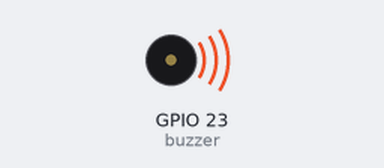
The program below on a simulated Raspberry Pi (BCM pin numbers). Shown: buzzer (waves = sounding, pin HIGH).

Above: at 0.5 s.
Timing chart, 0 to 4.6 s (numbered marks = the images above):
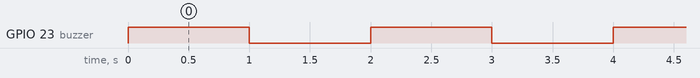

Measured:
- by itself, GPIO 23 (buzzer): alternates HIGH for 1.0 s and LOW for 1.0 s

The program:

Activebuzzer.py
```python
import RPi.GPIO as GPIO
import time

buzzer = 23

GPIO.setmode(GPIO.BCM)
GPIO.setup(buzzer,GPIO.OUT)

while True:
    GPIO.output(buzzer,GPIO.HIGH)
    time.sleep(1)
    GPIO.output(buzzer,GPIO.LOW)
    time.sleep(1)
GPIO.cleanup()
```
